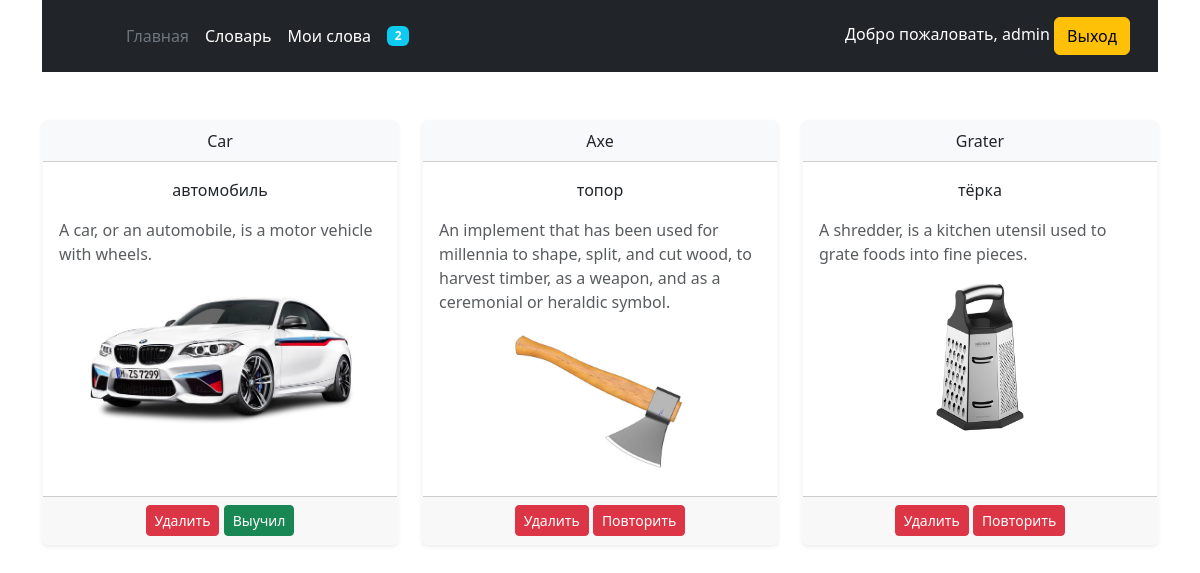
The page /favorites (signed in) on the database its author committed.
### models/user.py (models this page shows)
class User(db.Model, UserMixin):
    __tablename__ = 'user'
    id = db.Column(db.Integer, primary_key=True)
    username = db.Column(db.String, nullable=False)
    email = db.Column(db.String, nullable=False)
    password = db.Column(db.String, nullable=False)
    words = db.relationship('UserWord', back_populates='user', cascade='all, delete-orphan')

### models/word.py (models this page shows)
class Word(db.Model):
    __tablename__= 'word'
    id = db.Column(db.Integer, primary_key=True)
    title = db.Column(db.String, nullable=False)
    translation = db.Column(db.String, nullable=False)
    description = db.Column(db.String, nullable=True)
    img = db.Column(db.String, nullable=True)
    users = db.relationship('UserWord', back_populates='word', cascade='all, delete-orphan')

### routers/word.py (the view)
@word_bp.route('/favorites', methods=['POST', 'GET'])
@login_required
def favorites():
    words = Word.query.join(UserWord).filter(UserWord.user_id==current_user.id).all()  # соединяем 2 таблицы по внешнему
    learned_words = [user_word.word_id for user_word in db.session.query(UserWord.word_id).
    filter_by(user_id=current_user.id, is_learned=True).all()]
    learned_count = len(learned_words)  # считаем количество слов со статусом is_learned=True у данного пользователя
    words = Word.query.join(UserWord).filter(UserWord.user_id == current_user.id).all()  # выводим все слова
    return render_template('favorites.html', words=words,learned_count=learned_count, learned_words=learned_words)

### models/user.py (called while the page is built)
@login_manager.user_loader
def load_user(user_id):
    return User.query.get(int(user_id))

### templates/favorites.html (shortened to what this page needs)
{% extends 'base.html' %}
{% block header %}
  {{ super() }}
{% endblock %}
{% block content %}
<main>
  {% if words %}
    <div class="container py-5">
      <div class="row row-cols-1 row-cols-sm-2 row-cols-md-3 g-4">
        {% for word in words %}
          <div class="col mb-4">
            <div class="card h-100 shadow-sm border-light rounded">
              <div class="card-header text-center bg-light font-weight-bold">
                {{ word.title }}
              </div>
              <div class="card-body">
                <p class="card-text text-center">{{ word.translation }}</p>
                <p class="card-text text-muted">{{ word.description }}</p>
                {% if word.img %}
                  <div class="text-center">
                    <img src="{{ url_for('static', filename='uploads/' ~ word.img) }}" alt="Image for {{ word.title }}" class="img-fluid rounded" style="max-height: 150px;">
                  </div>
                {% else %}
                  <div class="text-center">
                    <p>Изображение не доступно</p>
                  </div>
                {% endif %}
              </div>
              <div class="card-footer text-center">
                <a href="/delete_favorites/{{ word.id }}" class="btn btn-danger btn-sm">Удалить</a>
                <a href="/change_status/{{ word.id }}" class="btn {% if word.id in learned_words %} btn-danger btn-sm {% else %} btn-success btn-sm {% endif %} ">
                  {% if word.id in learned_words %}
                    Повторить
                   {% else %}
                      Выучил
                     {% endif %}
                </a>
              </div>
            </div>
          </div>
        {% endfor %}
      </div>
    </div>
  {% else %}
    <div class="container py-5">
      <h4 class="text-center">У вас пока нет избранных слов</h4>
    </div>
  {% endif %}
</main>
{% endblock %}

### templates/base.html (shortened to what this page needs)
<!DOCTYPE html>
<html lang="en">
<head>
    <link href="https://cdn.jsdelivr.net/npm/bootstrap@5.3.3/dist/css/bootstrap.min.css" rel="stylesheet">
</head>
<body>
<header>
    {% block header %}
    <div class="container">
        <header class="p-3 text-bg-dark">
            <div class="container">
                <div class="d-flex flex-wrap align-items-center justify-content-center justify-content-lg-start">
                    <a href="/" class="d-flex align-items-center mb-2 mb-lg-0 text-white text-decoration-none">
                        <svg class="bi me-2" width="40" height="32" role="img" aria-label="Bootstrap"><use xlink:href="#bootstrap"></use></svg>
                    </a>
                    <ul class="nav col-12 col-lg-auto me-lg-auto mb-2 justify-content-center mb-md-0">
                        <li><a href="/" class="nav-link px-2 text-secondary">Главная</a></li>
                        <li><a href="/dictionary" class="nav-link px-2 text-white">Словарь</a></li>
                        {% if current_user.is_authenticated %}
                        <li class="d-flex align-items-center">
                            <a href="/favorites" class="nav-link px-2 text-white">Мои слова</a>
                            <span class="badge bg-info ms-2">{{ learned_count }}</span>
                        </li>
                        {% endif %}
                    </ul>
                    <div class="text-end">
                        {% if current_user.is_authenticated %}
                        <span>Добро пожаловать, {{ current_user.username }}</span>
                        <a href="/logout" class="btn btn-warning">Выход</a>
                        {% else %}
                        <a href="/login" class="btn btn-outline-light me-2">Авторизация</a>
                        <a href="/register" class="btn btn-warning">Регистрация</a>
                        {% endif %}
                    </div>
                </div>
            </div>
        </header>
    </div>
    {% endblock %}
</header>
<main>
    {% block content %}
    {% endblock %}
</main>
</body>
</html>

### rows shown on the page
User: username "admin"
Word: title "Car", translation "автомобиль", description "A car, or an automobile, is a motor vehicle with wheels.", img (picture), shows "Выучил"
Word: title "Axe", translation "топор", description "An implement that has been used for millennia to shape, split, and cut wood, to harvest timber, as a weapon, and as a ceremonial or heraldic symbol.", img (picture), shows "Повторить"
Word: title "Grater", translation "тёрка", description "A shredder, is a kitchen utensil used to grate foods into fine pieces.", img (picture), shows "Повторить"

### other values the page prints
{{ learned_count }} "2"
